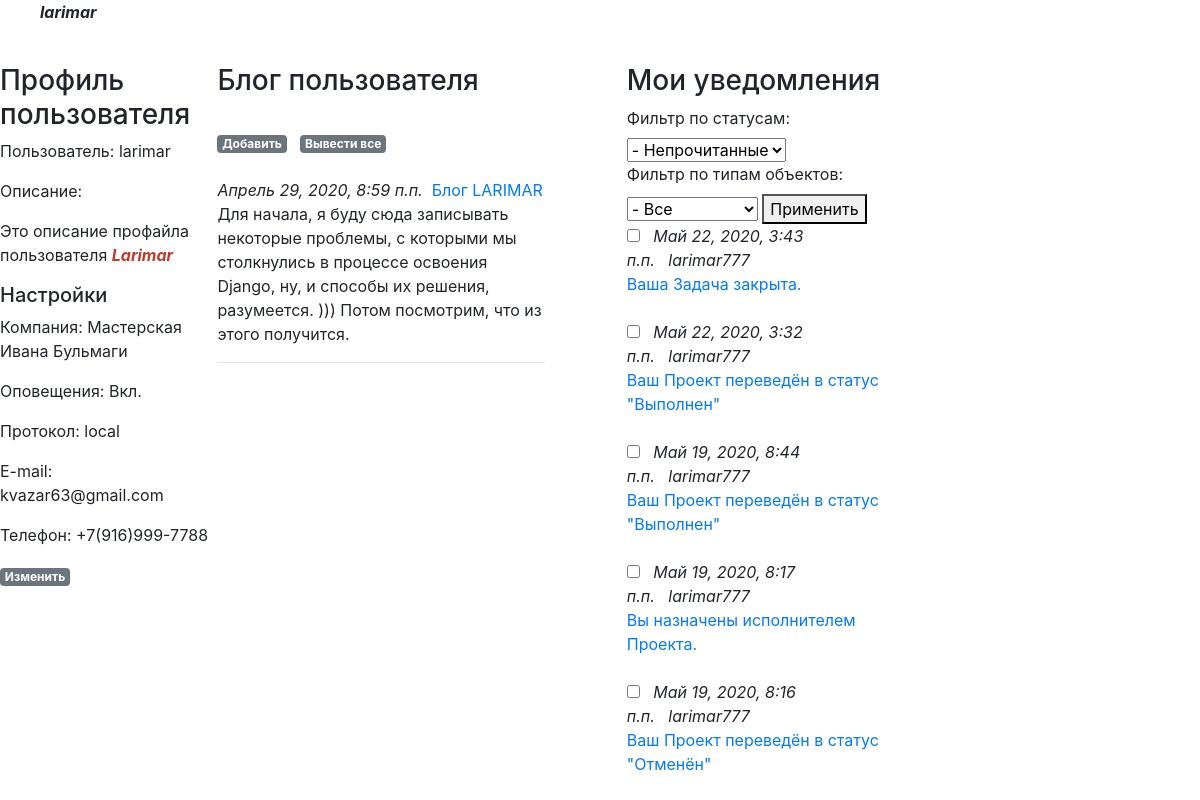
The app's page /accounts/profile0/ (signed in) with its own data.
### accounts/models.py (models this page shows, shortened)
class UserProfile(models.Model):
    user = models.OneToOneField('auth.User', on_delete=models.CASCADE, related_name='result_user_profile', verbose_name="Пользователь")
    company = models.ForeignKey('companies.Company', blank=True, null=True, on_delete=models.CASCADE, related_name='result_company_profile', verbose_name="Организация")
    is_notify = models.BooleanField("Оповещать", default=True)
    protocoltype = models.ForeignKey('main.Dict_ProtocolType', blank=True, null=True, on_delete=models.CASCADE, related_name='result_protocol_type', verbose_name="Протокол оповещения")
    email = models.CharField("E-mail", max_length=64, blank=True, null=True)
    phone = models.CharField("Телефон", max_length=16, blank=True, null=True)
    description = RichTextUploadingField("Описание", blank=True, null=True)
    is_active = models.BooleanField("Активность", default=True)
    class Meta:
        verbose_name = 'Профиль Пользователя'
        verbose_name_plural = 'Профили Пользователей'

### companies/models.py (models this page shows, shortened)
class Company(MPTTModel):
    name = models.CharField("Наименование", max_length=64)
    description = RichTextUploadingField("Описание")
    parent = TreeForeignKey('self', null=True, blank=True, limit_choices_to={'is_active':True}, on_delete=models.CASCADE, related_name='company_children', verbose_name="Головная организация")
    currency = models.ForeignKey('finance.Dict_Currency', on_delete=models.CASCADE, related_name='company_currency', verbose_name="Валюта")
    structure_type = models.ForeignKey('Dict_CompanyStructureType', limit_choices_to={'is_active':True}, on_delete=models.CASCADE, related_name='company_structure_type', verbose_name="Тип в оргструктуре")
    type = models.ForeignKey('Dict_CompanyType', limit_choices_to={'is_active':True}, on_delete=models.CASCADE, related_name='company_type', verbose_name="Тип")
    datecreate = models.DateTimeField("Создана", auto_now_add=True)
    author = models.ForeignKey('auth.User', on_delete=models.CASCADE, verbose_name="Автор")
    is_active = models.BooleanField("Активность", default=True)
    class MPTTMeta:
        order_insertion_by = ['name']
    class Meta:
        verbose_name = 'Организация'
        verbose_name_plural = 'Организации'

class Content(models.Model):
    name = models.CharField("Заголовок", max_length=1024)
    announcement = models.TextField("Анонс", max_length=10240, blank=True, null=True)
    description = RichTextUploadingField("Текст", blank=True, null=True)
    datebegin = models.DateTimeField("Начало")
    dateend = models.DateTimeField("Окончание")
    is_ontop = models.BooleanField("Всегда наверху", default=False)
    type = models.ForeignKey('Dict_ContentType', limit_choices_to={'is_active':True}, on_delete=models.CASCADE, related_name='content_type', verbose_name="Тип")
    company = models.ManyToManyField('Company', related_name='content_companies', verbose_name="Организации")
    datecreate = models.DateTimeField("Создан", auto_now_add=True)
    author = models.ForeignKey('auth.User', on_delete=models.CASCADE, verbose_name="Автор")
    place = models.ForeignKey('Dict_ContentPlace', limit_choices_to={'is_active':True}, on_delete=models.CASCADE, related_name='content_place', verbose_name="Место")
    is_active = models.BooleanField("Активность", default=True)
    class Meta:
        ordering = ('-is_ontop','-id')
        verbose_name = 'Контент'
        verbose_name_plural = 'Контент'

### main/models.py (models this page shows, shortened)
class Dict_ProtocolType(models.Model):
    name = models.CharField("Наименование", max_length=64)
    sort = models.PositiveSmallIntegerField(default=1, blank=True, null=True)
    name_lang = models.CharField("Перевод", max_length=64, blank=True, null=True)
    is_active = models.BooleanField("Активность", default=True)
    class Meta:
        ordering = ('sort',)
        verbose_name = 'Протокол оповещения'
        verbose_name_plural = 'Протоколы оповещений'

class Notification(models.Model):
    objecttype = models.ForeignKey('Meta_ObjectType', limit_choices_to={'is_active':True}, on_delete=models.CASCADE, related_name='meta_objecttype', verbose_name="Тип Объекта")
    objectid = models.PositiveIntegerField("ID объекта", default=0)
    datecreate = models.DateTimeField("Дата", auto_now_add=True)
    author = models.ForeignKey('auth.User', on_delete=models.CASCADE, verbose_name="Автор")
    type = models.ForeignKey('Dict_ProtocolType', limit_choices_to={'is_active':True}, on_delete=models.CASCADE, related_name='protocol_type', verbose_name="Тип")
    sendfrom = models.CharField("От кого", max_length=64, blank=True, null=True)
    theme = models.CharField("Тема", max_length=256, blank=True, null=True)
    text = RichTextUploadingField("Текст", max_length=1024)
    recipient = models.ForeignKey('auth.User', on_delete=models.CASCADE, blank=True, null=True, related_name='notify_recipient', verbose_name="Получатель")
    sendto = models.CharField("Кому", max_length=64, blank=True, null=True)
    datesent = models.DateTimeField("Момент отправки", auto_now_add=False, blank=True, null=True)
    dateread = models.DateTimeField("Момент прочтения", auto_now_add=False, blank=True, null=True)
    response = models.CharField("Ответ", max_length=128, blank=True, null=True)
    is_sent = models.BooleanField("Отправлено", default=False)
    is_read = models.BooleanField("Прочитано", default=False)
    is_active = models.BooleanField("Активность", default=True)
    class Meta:
        verbose_name = 'Оповещение'
        verbose_name_plural = 'Оповещения'

### accounts/views.py (the view)
# urls.py: path('profile0/', views.UserProfileDetail, name='userprofile_detail0'),
@login_required   # декоратор для перенаправления неавторизованного пользователя на страницу авторизации
def UserProfileDetail(request, userid=0, param=''):
    companies_id = request.session['_auth_user_companies_id']
    if userid == 0:
       userid = request.user.id
       if param == 'all':
          content_list = Content.objects.filter(author_id=userid, place_id=3).annotate(cnt=Count('id'))
       else:
          content_list = Content.objects.filter(author_id=userid, is_active=True, datebegin__lte=datetime.now(), dateend__gte=datetime.now(), place_id=3).annotate(cnt=Count('id'))
    else:
       content_list = Content.objects.filter(author_id=userid, is_active=True, datebegin__lte=datetime.now(), dateend__gte=datetime.now(), place_id=3).annotate(cnt=Count('id'))
    user_profile = UserProfile.objects.get(user=userid, is_active=True) #.company_id
    notification_list = Notification.objects.filter(recipient_id=userid, is_active=True, is_read=False, type_id=3)
    metaobjecttype_list = Meta_ObjectType.objects.filter(is_active=True)
    button_userprofile_update = 'Изменить'
    prompt_is_notify = 'Вкл.'
    if user_profile.is_notify == False:
       prompt_is_notify = 'Выкл.'
    return render(request, 'userprofile_detail.html', {
                                                       'user_profile': user_profile,
                                                       'button_userprofile_update': button_userprofile_update,
                                                       'content_list': content_list,
                                                       'user_companies': companies_id,
                                                       'prompt_is_notify': prompt_is_notify,
                                                       'notification_list': notification_list.distinct().order_by("-datecreate"),
                                                       'metaobjecttype_list': metaobjecttype_list.distinct().order_by(),
                                                       'status_selectid': '2',
                                                       'metaobjecttype_selectid': '0',
                                                      })

### templates/userprofile_detail.html (shortened to what this page needs)
{% extends 'base.html' %}
{% block profile %}
<div class="d-table">
   <div class="d-tr">
      <div class="d-td-text">
         <h3>Профиль пользователя</h3>
         <p>Пользователь: {{ user_profile.user.username }}</p>
         <p>Описание: {% autoescape off %}{{ user_profile.description }}{% endautoescape %}</p>
         {% if user_profile.user.id == user.id %}
            <h5>Настройки</h5>
            <p>Компания: {{ user_profile.company.name }}</p>
            <p>Оповещения: {{ prompt_is_notify }} </p>
            <p>Протокол: {{ user_profile.protocoltype.name }}</p>
            <p>E-mail: {{ user_profile.email }}</p>
            <p>Телефон: {{ user_profile.phone }}</p>
            <div class="comment-entry">
               <a href="{% url 'my_account:userprofile_update' user_profile.pk %}" class="top-menu"><span
                     class="badge badge-secondary">{{ button_userprofile_update }}</span></a>
            </div>
         {% endif %}
      </div>
      <div class="d-td-text">
         <h3>Блог пользователя</h3>
            {% if user_profile.user.id == user.id %}
               <br />
               <div style="float: left;" class="content-entry"><a href="{% url 'my_company:content_create' %}"
                    class="top-menu"><span class="badge badge-secondary">Добавить</span></a>
               </div>
               <div style="float: left;" class="content-entry">&nbsp;&nbsp;&nbsp;</div>
               <div style="float: left;" class="content-entry"><a href="{% url 'my_account:userprofile_detail' 0 'all' %}"
                  class="top-menu"><span class="badge badge-secondary">Вывести все</span></a>
               </div>
               <br /><br />
            {% endif %}
            <div class="d-table">
               {% for content in content_list %}
                  <div class="d-tr">
                     <div class="d-td-text">
                        <em>{{ content.datecreate }}</em>&nbsp;
                        <a href="{% url 'my_company:content_detail' content.pk %}">{{ content.name }}</a>
                        <br />
                        {% if content.announcement %}
                           {{ content.announcement }}
                        {% else %}
                           {% autoescape off %}{{ content.description }}{% endautoescape %}
                        {% endif %}
                     </div>
                  </div>
                  <hr>
                  <br />
               {% endfor %}
            </div>
      </div>
      {% if user_profile.user.id == user.id %}
      <div class="d-td-text">
         <div id="ajax_listresult">{% include 'notify_list.html' %}</div>
      </div>
      {% endif %}
   </div>
</div>
{% endblock profile %}

### templates/base.html (shortened to what this page needs)
<!DOCTYPE html>
<html lang="en">
    <head>
        {% load static %}
        <link rel="stylesheet" href="{% static 'css/base.css' %}">
        <link rel="stylesheet" href="{% static 'css/bootstrap.min.css' %}">
        <link rel="stylesheet" href="{% static 'css/hint.css' %}">
        <link rel="stylesheet" href="https://stackpath.bootstrapcdn.com/bootstrap/4.4.1/css/bootstrap.min.css">
        {% block head %}
            {% if user.is_authenticated %}
               <ul>{% load menubuilder %}{% menu main_menu %}
                      <span align="right"><b><i>{{ user.username }}</i></b></span>
               </ul>
            {% else %}
               <ul>{% load menubuilder %}{% menu logout_menu %}
            {% endif %}
        {% endblock %}
    </head>
    <body>
        <br />
        <section id=content>
            {% block profile %}
            {% endblock %}
        </section>
    </body>
</html>

### templates/notify_list.html (shortened to what this page needs)
<h3>Мои уведомления</h3>
<div id="ajax_listresult">
<div class="d-table">
   <form method="GET">
      <label>Фильтр по статусам: </label>
      <select name="select-status" id="statusselectid"  class="select-status">
         <option value="2" {% ifequal "2" status_selectid %} selected="selected" {% endifequal %}>- Непрочитанные</option>
      </select>
      <label>Фильтр по типам объектов: </label>
      <select name="select-metaobjecttype" id="metaobjecttypeselectid"  class="select-metaobjecttype">
         <option value="0" {% ifequal 0 metaobjecttype_selectid|add:"0" %} selected="selected" {% endifequal %}>- Все</option>
      </select>
      <button id="selection-button" type="submit" method="GET">Применить</button>
   </form>
{% for notification in notification_list %}
   <div class="d-tr">
      <div class="d-td-text">
         <span class="hint hint--bottom hint--info" data-hint="Отметить прочитанным"><input type="checkbox" value="{{notification.id}}" name="myCheck_{{notification.id}}" /></span>&nbsp;&nbsp;&nbsp;<em>{{ notification.datecreate }}&nbsp;&nbsp;&nbsp;{{ notification.author.username }}</em>&nbsp;&nbsp;&nbsp;<span class="hint hint--bottom hint--info" data-hint="{{ notification.text }}">
             {% if notification.objecttype.shortname == 'prj' %}
                <a href="{% url 'my_project:tasks' notification.objectid 0 %}">{{ notification.theme }}</a>
             {% elif notification.objecttype.shortname == 'tsk' %}
                <a href="{% url 'my_project:taskcomments' notification.objectid %}">{{ notification.theme }}</a>
             {% else %}
                {{ notification.theme }}
             {% endif %}
         </span>
      </div>
   </div>
   <br />
{% endfor %}
</div>
</div>

### static/css/base.css (style rules this page uses)
body { font-family: 'Source Sans Pro', sans-serif; font-size: 18px; }
.comment-entry { margin-bottom: 2rem; }
* { box-sizing: border-box; }
.d-table { display: table; width: 80%; border-collapse: collapse; }
.d-tr { display: table-row; }
.d-td-text { display: table-cell; border: none; vertical-align: top; }

### static/css/hint.css (style rules this page uses)
[class*="hint--"] { position: relative; display: inline-block; }
[class*="hint--"]:before, [class*="hint--"]:after { position: absolute; -webkit-transform: translate3d(0, 0, 0); -moz-transform: translate3d(0, 0, 0); transform: translate3d(0, 0, 0); visibility: hidden; opacity: 0; z-index: 1000000; pointer-events: none; -webkit-transition: 0.3s ease; -moz-transition: 0.3s ease; transition: 0.3s ease; -webkit-transition-delay: 0ms; -moz-transition-delay: 0ms; transition-delay: 0ms; }
[class*="hint--"]:before { content: ''; position: absolute; background: transparent; border: 6px solid transparent; z-index: 1000001; }
[class*="hint--"]:after { background: #383838; color: white; padding: 8px 10px; font-size: 12px; font-family: "Helvetica Neue", Helvetica, Arial, sans-serif; line-height: 12px; white-space: nowrap; }
[class*="hint--"][data-hint]:after { content: attr(data-hint); }
.hint--bottom:before { border-bottom-color: #383838; }
.hint--bottom:before { margin-top: -11px; }
.hint--bottom:before, .hint--bottom:after { top: 100%; left: 50%; }
.hint--bottom:before { left: calc(50% - 6px); }
.hint--bottom:after { -webkit-transform: translateX(-50%); -moz-transform: translateX(-50%); transform: translateX(-50%); }
[class*="hint--"]:after { text-shadow: 0 -1px 0px black; box-shadow: 4px 4px 8px rgba(0, 0, 0, 0.3); }
.hint--info:after { background-color: #3986ac; text-shadow: 0 -1px 0px #1a3c4d; }
.hint--info.hint--bottom:before { border-bottom-color: #3986ac; }

### records on screen
UserProfile: user.username "larimar", description "Это описание профайла пользователя Larimar", company.name "Мастерская Ивана Бульмаги", protocoltype.name "local", email "kvazar63@gmail.com", phone "+7(916)999-7788"
Content: datecreate "Апрель 29, 2020, 8:59 п.п.", name "Блог LARIMAR", announcement "Для начала, я буду сюда записывать некоторые проблемы, с которыми мы столкнулись в процессе освоения Django, ну, и способы их решения, разумеется. ))) Потом посмотрим, что из этого получится."
Notification: datecreate "Май 22, 2020, 3:43 п.п.", author.username "larimar777", theme "Ваша Задача закрыта."
Notification: datecreate "Май 22, 2020, 3:32 п.п.", author.username "larimar777", theme "Ваш Проект переведён в статус \"Выполнен\""
Notification: datecreate "Май 19, 2020, 8:44 п.п.", author.username "larimar777", theme "Ваш Проект переведён в статус \"Выполнен\""
Notification: datecreate "Май 19, 2020, 8:17 п.п.", author.username "larimar777", theme "Вы назначены исполнителем Проекта."
Notification: datecreate "Май 19, 2020, 8:16 п.п.", author.username "larimar777", theme "Ваш Проект переведён в статус \"Отменён\""

### other values on screen
{{ user.username }} "larimar"
{{ prompt_is_notify }} "Вкл."
{{ button_userprofile_update }} "Изменить"
